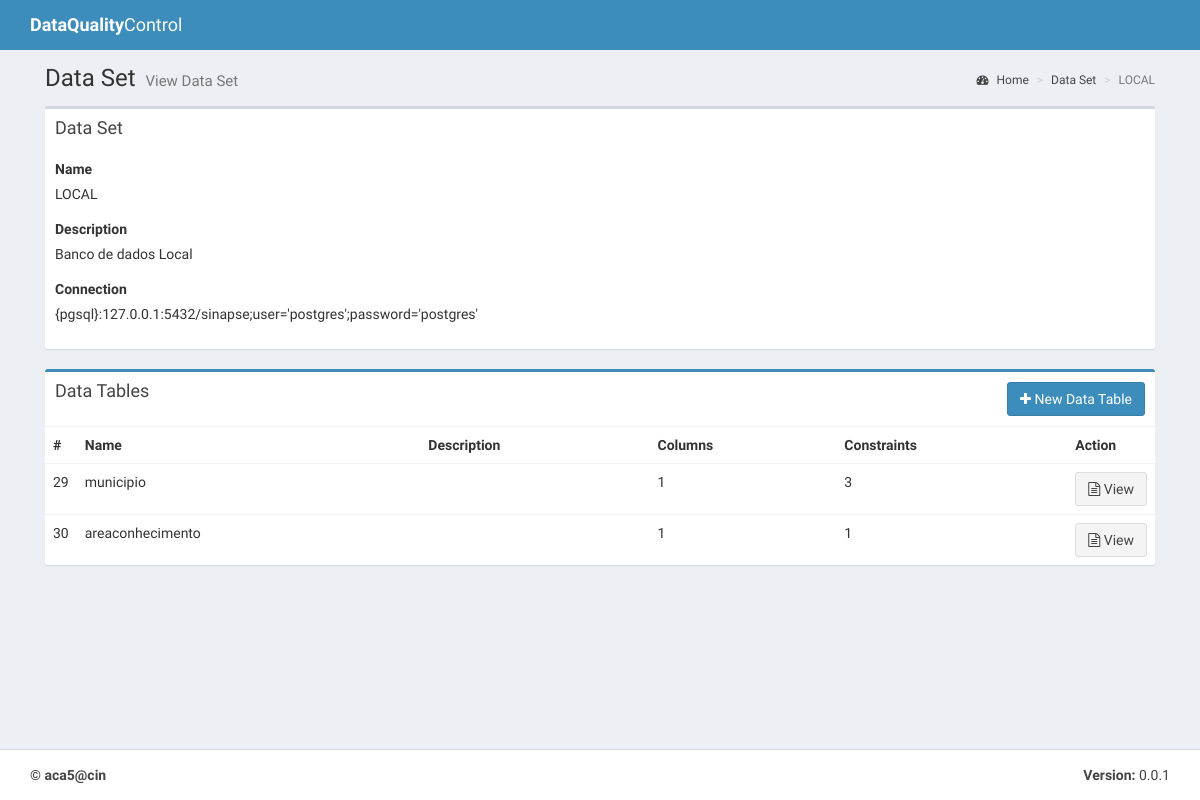
Page /dataset/21/ on the earlier database version.
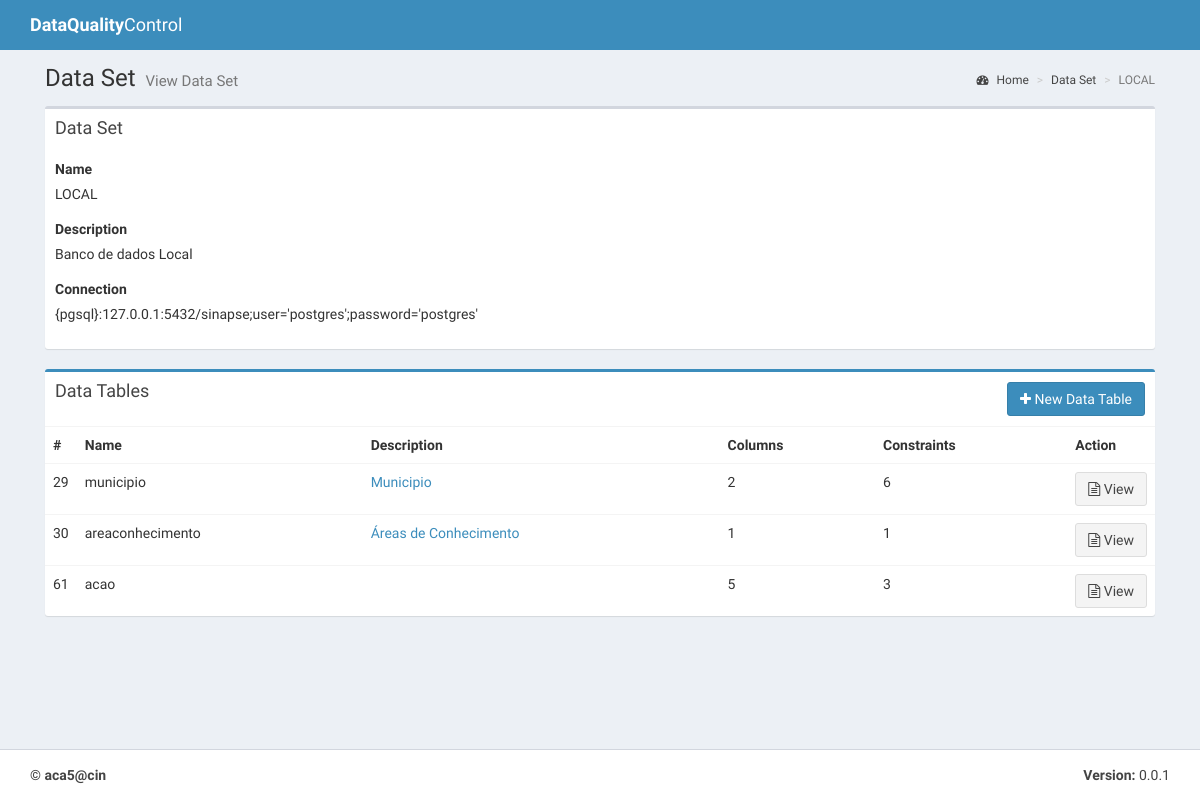
Same page on the later database version.
### dqc/models.py (models this page shows, shortened)
class DataTable(models.Model):
    name = models.CharField(max_length=200)
    description = models.TextField()
    data_set = models.ForeignKey(DataSet)
    created_at = models.DateTimeField(auto_now_add=True)
    data_column_identify = models.ForeignKey('DataColumn', null=True)
    def count_columns(self):
        return self.datacolumn_set.all().count()
    def count_constraints(self):
        count = 0
        for c in self.datacolumn_set.all():
            count += c.count_constraints()
        return count

class DataColumn(models.Model):
    name = models.CharField(max_length=200)
    description = models.TextField()
    data_table = models.ForeignKey(DataTable)
    data_type = models.ForeignKey(DataType)
    created_at = models.DateTimeField(auto_now_add=True)
    def count_constraints(self):
        return self.datacolumnconstraint_set.all().count()

### dqc/views.py (the view)
# urls.py: url(r'^dataset/(?P<id>\d+)/$', views.dataset_view, name="dataset_view"),
def dataset_view(request, id):
    dataset = DataSet.objects.get(id=id)
    datatables = DataTable.objects.filter(data_set=dataset)
    tables = []
    datatables_names = [dt.name for dt in datatables]
    for (table_name) in get_table_list(dataset):
        if table_name not in datatables_names:
            tables += [(table_name)]
    return render(request, 'data_set_view.html',
                  {"dataset": dataset, "datatables": datatables, "tables": tables})

### dqc/models.py (called while the page is built)
    def connection_string(self):
        return '{'+self.connection_driver+'}:'+\
               self.connection_server+':'+\
               self.connection_port+'/'+\
               self.connection_database+\
               ';user=\''+self.connection_user+'\''+\
               ';password=\''+self.connection_password+'\''

### dqc/util_classes/connection.py (called while the page is built)
def get_table_list(dataset):
    db = MyDB(dataset)
    if dataset.connection_driver == 'mssql':
        rows = db.query('SELECT table_name FROM information_schema.tables').fetchall()
    elif dataset.connection_driver == 'pgsql':
        rows = db.query("select relname from pg_class where relkind='r' and relname !~ '^(pg_|sql_)';").fetchall()
    tables = []
    for row in rows:
        tables += [row[0]]
    tables.sort()
    return tables

    def query(self, query, params=None):
        if params:
            self._db_cur.execute(query, params)
        else:
            self._db_cur.execute(query)
        return self._db_cur

    def __del__(self):
        self._db_connection.close()

### templates/data_set_view.html (shortened to what this page needs)
{% extends "template.html" %}
{% block content-header %}
    <h1>
        Data Set
        <small> View Data Set</small>
    </h1>
    <ol class="breadcrumb">
        <li><a href="{% url 'index' %}"><i class="fa fa-dashboard"></i> Home</a></li>
        <li><a href="{% url 'dataset_list' %}">Data Set</a></li>
        <li class="active">{{ dataset.name }}</li>
    </ol>
{% endblock %}
{% block content %}
    <div class="box">
        <div class="box-header">
            <h3 class="box-title">Data Set</h3>
        </div>
            <div class="box-body">
                <div class="form-group">
                    <label>Name</label>
                    <p> {{ dataset.name }}</p>
                </div>
                <div class="form-group">
                    <label>Description</label>
                    <p>{{ dataset.description }}</p>
                </div>
                <div class="form-group">
                    <label>Connection</label>
                    <p>{{ dataset.connection_string }}</p>
                </div>
            </div>
    </div>
    <div class="box box-primary">
        <div class="box-header">
            <h3 class="box-title">Data Tables</h3>
            <button class="btn btn-primary pull-right" data-toggle="modal" data-target="#newDataTableModal"><i
                    class="fa fa-plus"></i> New Data Table
            </button>
        </div>
        <div class="box-body no-padding table-responsive">
            <table class="table">
                <tbody>
                <tr>
                    <th style="width: 10px">#</th>
                    <th>Name</th>
                    <th>Description</th>
                    <th>Columns</th>
                    <th>Constraints</th>
                    <th style="width: 50px">Action</th>
                </tr>
                {% for datatable in datatables %}
                    <tr>
                        <td>{{ datatable.id }}</td>
                        <td>{{ datatable.name }}</td>
                        <td><a style="border: 0px;" href="#" id="description" class="editable" data-type="text" data-pk="{{ datatable.id }}" data-url="{% url 'datatable_edit' %}" data-title="Enter description">{{ datatable.description }}</a></td>
                        <td>{{ datatable.count_columns }}</td>
                        <td>{{ datatable.count_constraints }}</td>
                        <td><a class="btn btn-default" href="{% url 'datatable_view'  datatable.id %}">
                                <i class="fa fa-file-text-o"></i> View</a></td>
                    </tr>
                {% endfor %}
                </tbody>
            </table>
        </div>
    </div>
{% endblock %}

Differences in the rows shown:
changed DataTable "municipio": description (not shown) → "Municipio"; count_columns "1" → "2"; count_constraints "3" → "6"
changed DataTable "areaconhecimento": description (not shown) → "Áreas de Conhecimento"
added DataTable: id "61", name "acao", count_columns "5", count_constraints "3"
